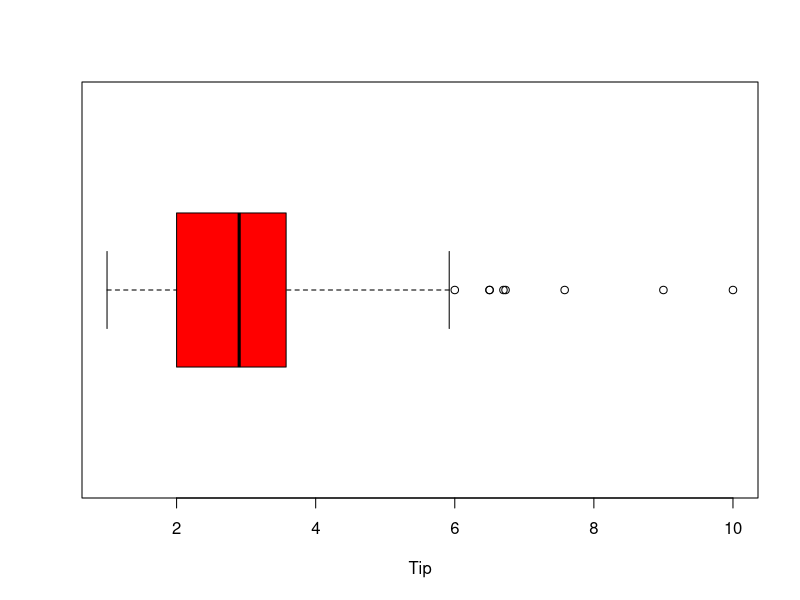
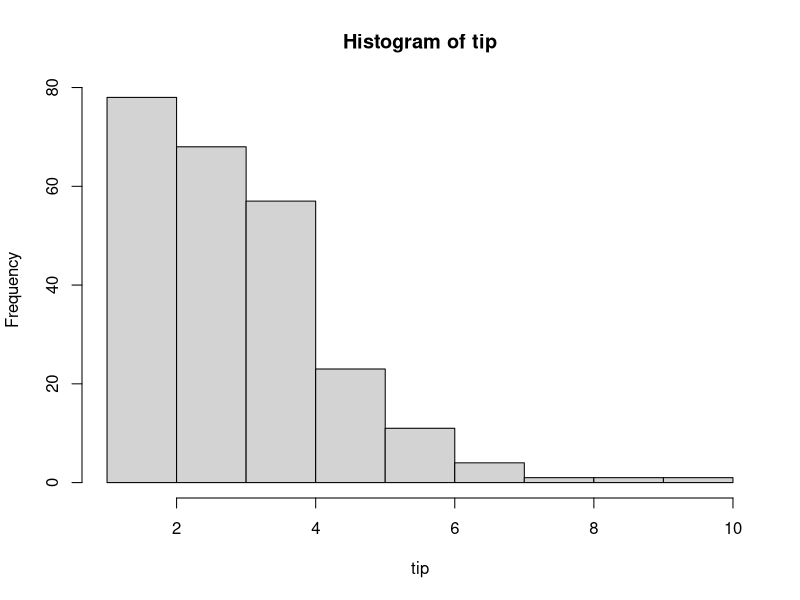
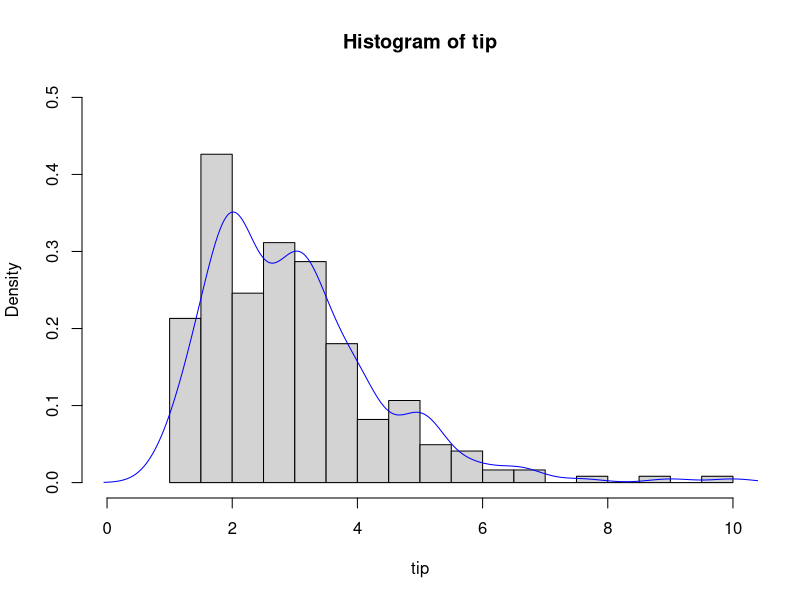
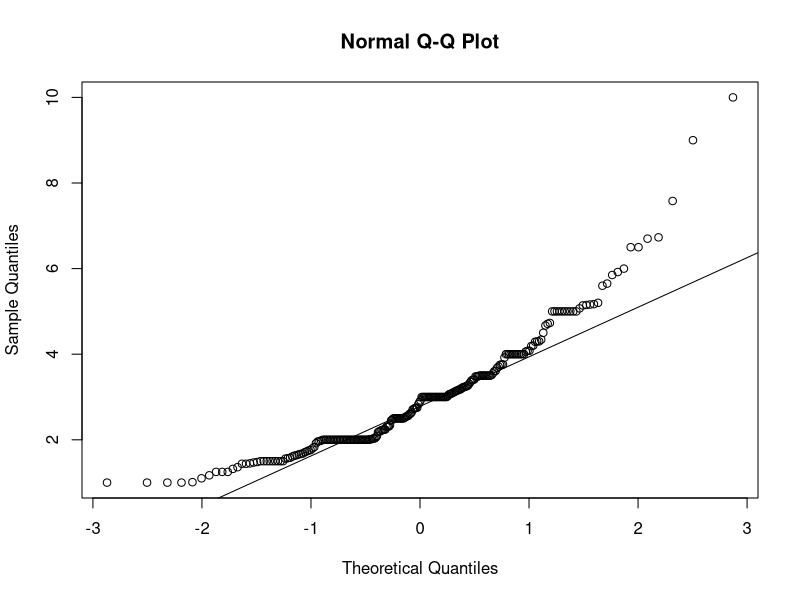
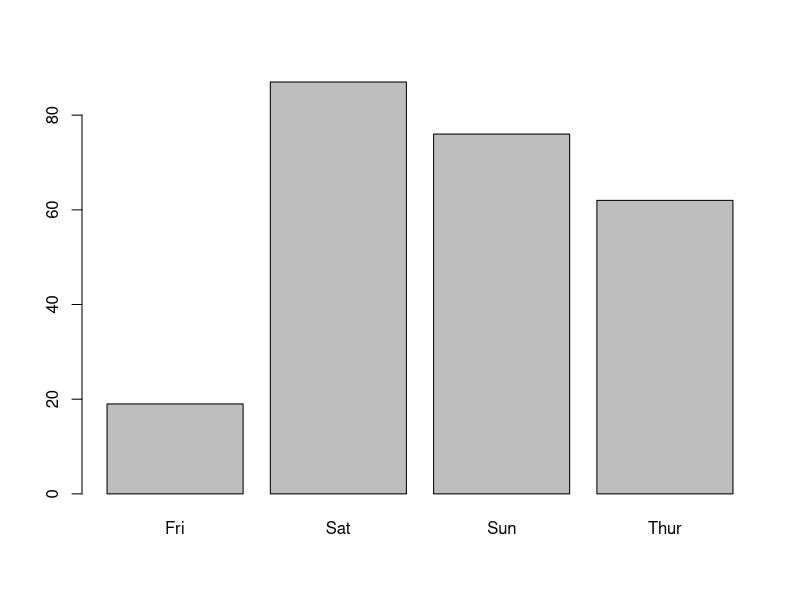
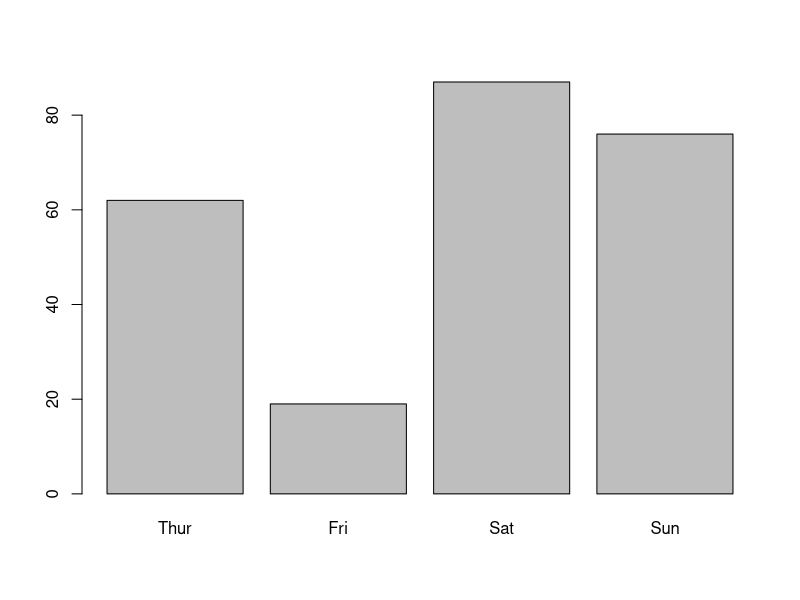
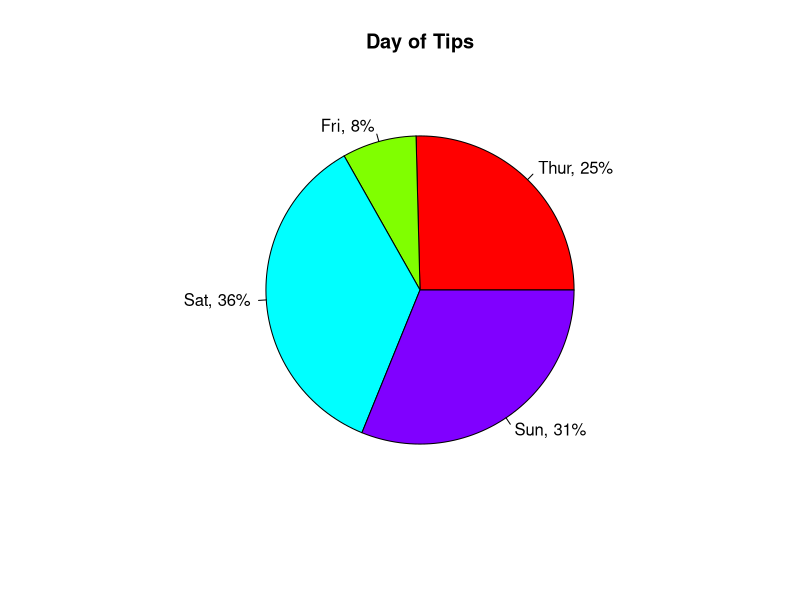
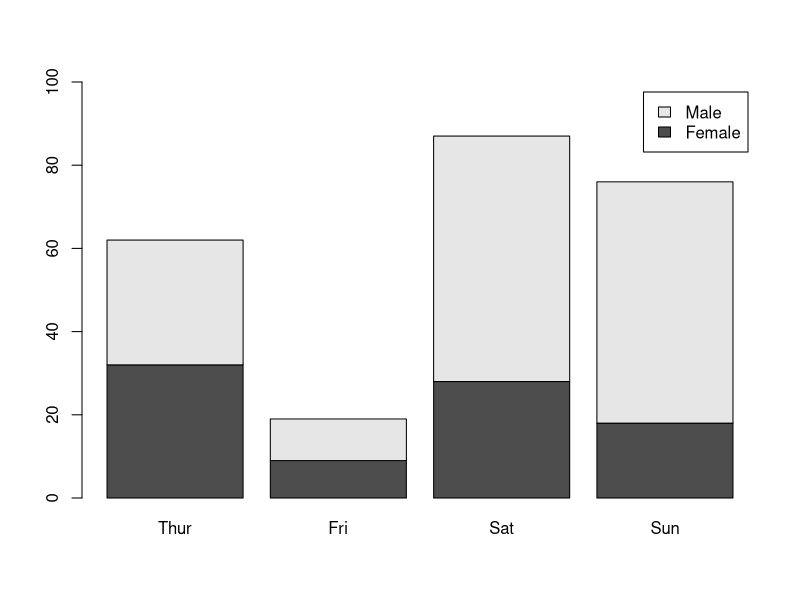

The R source for these figures, in order: (Note: this script raises an error after producing the figures.)
################################################################
#
# R을 활용한 통계분석 : 정여진 교수 (2016 여름특강)
#
# 1. 경영통계 요약정리
#
################################################################

#---------------------------------------------------------------
# 질적 자료 (범주형) : 명목척도 / 서열척도
# 양적 자료 : 구간척도 (원점 없음) / 비율척도 (원점 존재)
#---------------------------------------------------------------

#---------------------------------------------------------------
# 양적 자료의 요약
#---------------------------------------------------------------

library(reshape)

attach(tips)    # dataframe name 호출하지 않아도 됨.
summary(tips)

library(psych)
describe(tips)
headTail(tips)

# 양적자료인 size를 범주형 자료로 처리하길 원하는 경우.
tips2 <- tips
tips2$size = factor(tips2$size)
summary(tips2)

# median : 극단값이 있는 경우 중심위치 측정에 선호
tips2$tip[1] = 100
quantile(tips$tip)
quantile(tips2$tip)

# 분산 / 표준편차
var(tip)
sd(tip)

# 변동계수(Coefficient of Variation) = 표준편차 / 평균
# 표준편차가 평균에 비하여 얼마나 큰지 나타냄. 두 집단의 변동성 비교시 사용.
# 평균이 클수록 표준편차가 큰 경향이 있기 때문에 표준편차로 변동성 비교할 수 없음.
sd(tip) / mean(tip)

# 사분위수 범위 (interquartile range, IQR)
# Q1과 Q3의 차이. 자료의 중간 50%의 범위. 극단값에 상대적으로 덜 민감.
IQR(tip)

# plot
boxplot(tip, col = "red", horizontal = T, xlab = "Tip")

hist(tip)
hist(tip, 20, probability = T, xlim = c(0,10), ylim = c(0,0.5))   # break : 20 / probability : 갯수가 아닌 확률로 표시
lines(density(tip), col = "blue")

# Q-Q Normality Plot : 자료가 정규분포에 얼마나 근접한지 판단
qqnorm(tip)
qqline(tip)     # 점들이 선위에 가까이 있을수로 정규분포를 따름.

detach(tips)


#---------------------------------------------------------------
# 질적자료의 요약
#---------------------------------------------------------------

# table() : 도수분포표
# barplot()
# pie()

tips
summary(tips$day)
barplot(table(tips$day))

tips$day <- factor(tips$day, levels = c("Thur","Fri","Sat","Sun"))   # 요일 순서대로 나오도록 factor levels 변경
summary(tips$day)

mytable <- table(tips$day)
mytable

barplot(mytable)

ratio <- round(mytable/sum(mytable)*100)
ratio
lbl <- paste(names(mytable), ", ", ratio, "%", sep="")
lbl
pie(mytable, labels = lbl, col = rainbow(length(mytable)), main = "Day of Tips")


#---------------------------------------------------------------
# 두 변수의 요약
#---------------------------------------------------------------

# 두 범주형 변수의 요약
# xtabs(~그룹변수1 + 그룹변수2, data) = 분할표

# 성별~요일별
mytable2 <- xtabs(~ sex + day, tips)
mytable2

barplot(mytable2, legend.text = c("Female", "Male"), ylim = c(0,100))
barplot(mytable2, legend.text = c("Female", "Male"), ylim = c(0,80), beside = T)

barplot(xtabs(~ sex + smoker, tips), legend.text = c("Female", "Male"), ylim = c(0,100), beside = T, xlab = "smoker")
barplot(xtabs(~ size + time, tips), legend.text = c(1,2,3,4,5,6), beside = T, xlab = "size - time")

mosaicplot(mytable2)     # 성별 기준으로 요일별 비교
mosaicplot(t(mytable2))  # 요일 기준으로 성별 비교

# 범주형 변수와 양적 변수의 요약 
boxplot(tip ~ day, data = tips, ylab = "tips", xlab = "day")

# 두 양적변수의 요약 (주문금액 대비 팁)
plot(tip ~ total_bill, tips)


#--------------------------------------------
# practice
#--------------------------------------------

# 2012 - 2013 년 국내 개봉 영화

kmovie <- read.csv("data/movie.csv", stringsAsFactors = F)
View(kmovie)
str(kmovie)

quantile(kmovie$total_seen)
quantile(kmovie$total_sales)

kmovie$total_seen <- kmovie$total_seen/1000
kmovie$total_sales <- kmovie$total_sales/1000000

attach(kmovie)

#--------------------------------------------
# 1. 총관객수(total_seen)에 대해 통계량

mean(total_seen)
median(total_seen)
sd(total_seen)

quantile(total_seen)
summary(total_seen)
IQR(total_seen)

boxplot(total_seen, horizontal=T)
hist(total_seen, 20)   # ---> 우측에 outlier가 너무 많다. 적당히 변환 후 분석 진행 필요 

#--------------------------------------------
# 2. 등급별 평균 매출액

unique(rating)
aggregate(total_sales ~ rating, data = kmovie, mean)

# par(las = 2, mar = c(10,5,5,5))   
boxplot(total_sales ~ rating, data = kmovie, ylab = "sales (x1,000,000)", xlab = "rating")
boxplot(log(total_sales) ~ rating, data = kmovie, ylab = "sales : log(x1,000,000)", xlab = "rating")

library(plyr)
msales <- ddply(kmovie, ~rating, summarise, mean_sales = mean(total_sales))
msales
barplot(msales[,2], names.arg = msales[,1])

#--------------------------------------------
# 3. 등급별 개봉 영화 수 : barplot & pie chart
tableOfRating <- table(rating)
tableOfRating

# las : style of axis labels. mar : plot margin, c(bottom, left, top, right)
bp <- barplot(tableOfRating, ylab="Count", xlab="Rating", ylim = c(0,100), las = 1, mar = c(10,5,5,5))
text(x = bp, y = tableOfRating*0.9, labels = tableOfRating, col = "red", cex = 0.9)

lbl2 <- paste(names(tableOfRating), "\n", round(prop.table(tableOfRating)* 100,2), "%", sep="")
pie(tableOfRating, labels = lbl2, col = rainbow(4))

#--------------------------------------------
# 4. 등급과 장르 사용해 분할표 생성. bar plot과 mosaic plot 그리기.

tab = xtabs(~ genre + rating, kmovie)
tab

barplot(tab, legend.text=row.names(tab), col = rainbow(9), beside = T, ylim = c(0,40))

mosaicplot(tab, las = 2)
mosaicplot(t(tab), las = 2)



#---------------------------------------------------------------
# 유형에 따른 분석기법

# 평균에 대한 구간 추정     : T-test                t.test(x)
# 한 그룹의 평균            : One Sample T-test     t.test(x, mu = , alternative = )
# 한 그룹의 두 변수 
# 연관성 높은 두 그룹       : Paired T-test         t.test(x2 - x1)
# 두 그룹의 평균            : Two Sample T-test     t.test(y ~ x, var.equal = , data = )
# 세 그룹 이상의 평균       : ANOVA / ANCOVA        lm / anova / glht("Dunnett") / interaction.plot
# 하나의 비율               : Binomial test         binom.test
# 한 그룹의 비율 구간 추정
# 두 그룹 이상의 비율       : Proportions test      prop.test(x, n, p)
# 정규성 검정               : Shapiro-Wilk test     shapiro.test(x)
# 등분산 검정               : Variance test         var.test(y ~ x, data = )
# 독립성 검정               : Chi-squard test       chisq.test(x)
# 상관계수                  : Correlation test      cor.test
# 예측과 추정               :                       predict
# 회귀분석 모델 선택        :                       step / regsubsets

# 비모수적 방법 (정규분포를 따르지 않는 경우)
# One Sample / Paired T-test 일 경우    : Wilcoxon Signed-Rank Test     wilcox.test(x)
# Two Sample T-test 일 경우             : Wilcoxon Rank-Sum Test        wilcox.test(y ~ x, data = )
# ANOVA일 경우                          : Kurskal-Wallis Test           kruskal.test

#---------------------------------------------------------------
